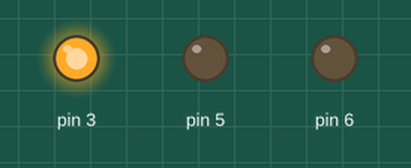
A sketch run on a simulated Arduino Uno, built with avr-gcc and run on an emulated ATmega328P. On the bench: output pins drawn as LEDs (lit = HIGH).

Above: at 0.5 s.
At 2.5 s:
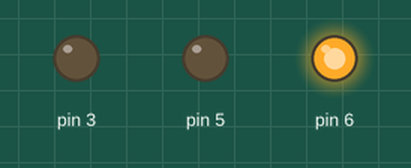
At 3.5 s:
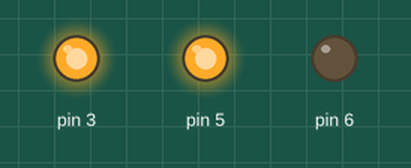
At 4.5 s:
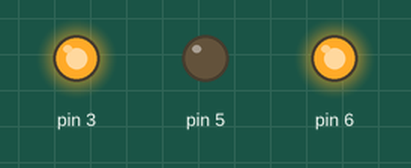
At 6.5 s:
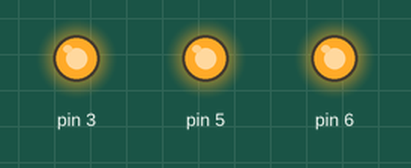
At 8.5 s:
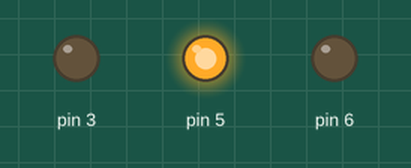
Timing chart, 0 to 9.1 s (numbered marks = the images above):
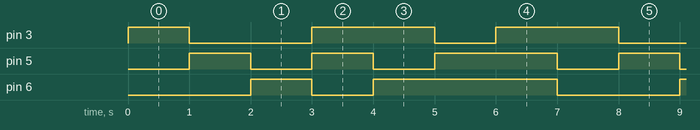

Measured:
- by itself, pin 3: repeats every 7.0 s: LOW 2.0 s, HIGH 2.0 s, LOW 1.0 s, HIGH 2.0 s
- by itself, pin 5: repeats every 7.0 s: LOW 1.0 s, HIGH 1.0 s, LOW 1.0 s, HIGH 2.0 s, LOW 1.0 s, HIGH 1.0 s
- by itself, pin 6: repeats every 7.0 s: LOW 1.0 s, HIGH 3.0 s, LOW 2.0 s, HIGH 1.0 s

The sketch:

rgb-padawan.ino
```cpp
void setup() {
  // put your setup code here, to run once:
  pinMode(3, OUTPUT);
  pinMode(5, OUTPUT);
  pinMode(6, OUTPUT);
}

void loop() {
  // put your main code here, to run repeatedly:
  digitalWrite(3, HIGH);
  digitalWrite(5, LOW);
  digitalWrite(6, LOW);

  delay(1000);

  digitalWrite(3, LOW);
  digitalWrite(5, HIGH);
  digitalWrite(6, LOW);

  delay(1000);

  digitalWrite(3, LOW);
  digitalWrite(5, LOW);
  digitalWrite(6, HIGH);

  delay(1000);

  digitalWrite(3, HIGH);
  digitalWrite(5, HIGH);
  digitalWrite(6, LOW);

  delay(1000);

  digitalWrite(3, HIGH);
  digitalWrite(5, LOW);
  digitalWrite(6, HIGH);

  delay(1000);

  digitalWrite(3, LOW);
  digitalWrite(5, HIGH);
  digitalWrite(6, HIGH);

  delay(1000);

  digitalWrite(3, HIGH);
  digitalWrite(5, HIGH);
  digitalWrite(6, HIGH);

  delay(1000);
}
```
